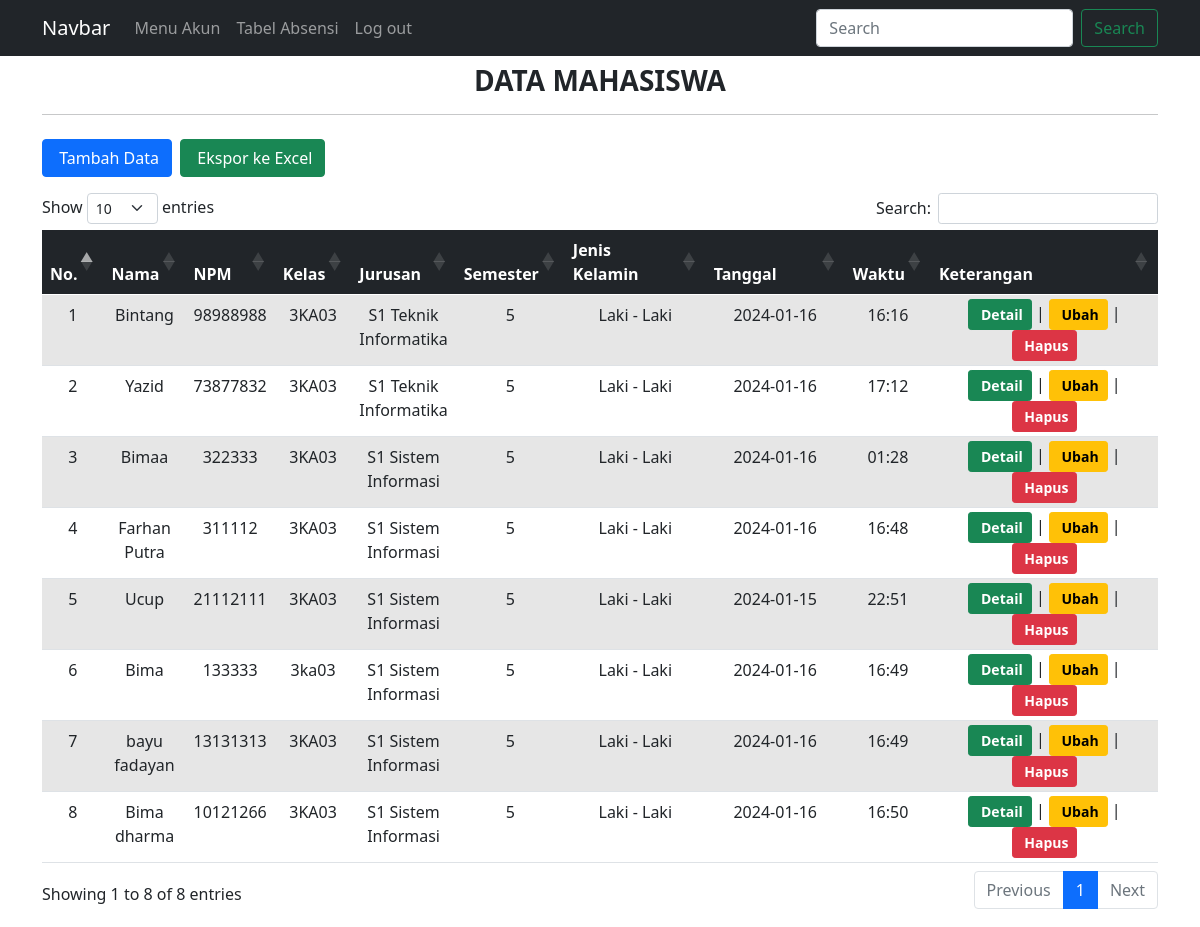
Page /halaman_admin.php on the committed database.
### tables this page shows
CREATE TABLE `mahasiswa` (
  `id` int(11) NOT NULL,
  `nim` varchar(8) NOT NULL,
  `nama` varchar(50) NOT NULL,
  `kelas` varchar(5) NOT NULL,
  `jurusan` enum('S1 Sistem Informasi','S1 Teknik Informatika','D3 Sistem Informasi') NOT NULL,
  `jk` enum('Laki - Laki','Perempuan') NOT NULL,
  `Tanggal` date DEFAULT NULL,
  `waktu` varchar(8) DEFAULT NULL,
  `Semester` varchar(2) NOT NULL,
  `catatan` varchar(500) NOT NULL
);

### koneksi.php (called while the page is built, shortened)
<?php
$koneksi = mysqli_connect("localhost", "root", "", "multi_user");
function query($query)
{
    global $koneksi;
    $result = mysqli_query($koneksi, $query);
    $rows = [];
    while ($row = mysqli_fetch_assoc($result)) {
        $rows[] = $row;
    }
    return $rows;
}
?>

### halaman_admin.php (the view, shortened to what this page needs)
<?php
require 'koneksi.php';
$siswa = query("SELECT * FROM mahasiswa ORDER BY nim DESC");
?>
<!DOCTYPE html>
<html lang="en">
<head>
    <link rel="stylesheet" href="https://cdn.datatables.net/1.10.23/css/dataTables.bootstrap5.min.css">
    <link rel="stylesheet" href="https://cdn.jsdelivr.net/npm/bootstrap@5.0.0-beta1/dist/css/bootstrap.min.css">
    <link href="https://cdn.jsdelivr.net/npm/bootstrap@5.0.2/dist/css/bootstrap.min.css" rel="stylesheet">
</head>
<body>
    <nav class="navbar navbar-expand-lg navbar-dark bg-dark ">
  <div class="container">
    <a class="navbar-brand" href="halaman_admin.php">Navbar</a>
    <div class="collapse navbar-collapse" id="navbarSupportedContent">
      <ul class="navbar-nav me-auto mb-2 mb-lg-0">
        <li class="nav-item">
          <a class="nav-link" aria-current="page" href="akun.php">Menu Akun</a>
        <li class="nav-item">
        <li class="nav-item">
          <a class="nav-link" aria-current="page" href="halaman_admin.php">Tabel Absensi</a>
        <li class="nav-item">
          <a class="nav-link" href="logout.php" tabindex="-1" aria-disabled="true">Log out</a>
        </li>
      </ul>
      <form class="d-flex">
        <input class="form-control me-2" type="search" placeholder="Search" aria-label="Search">
        <button class="btn btn-outline-success" type="submit">Search</button>
      </form>
    </div>
  </div>
</nav>
    <div class="container">
        <div class="row my-2">
            <div class="col-md">
                <h3 class="text-center fw-bold text-uppercase">Data Mahasiswa</h3>
                <hr>
            </div>
        </div>
        <div class="row my-2">
            <div class="col-md">
                <a href="addDataadmin.php" class="btn btn-primary"><i class="bi bi-person-plus-fill"></i>&nbsp;Tambah Data</a>
                <a href="export.php" target="_blank" class="btn btn-success ms-1"><i class="bi bi-file-earmark-spreadsheet-fill"></i>&nbsp;Ekspor ke Excel</a>
            </div>
        </div>
        <div class="row my-3">
            <div class="col-md">
                <table id="data" class="table table-striped table-responsive table-hover text-center" style="width:100%">
                    <thead class="table-dark">
                        <tr>
                            <th>No.</th>
                            <th>Nama</th>
                            <th>NPM</th>
                            <th>Kelas</th>
                            <th>Jurusan</th>
                            <th>Semester</th>
                            <th>Jenis Kelamin</th>
                            <th>Tanggal</th>
                            <th>Waktu</th>
                            <th>Keterangan</th>
                        </tr>
                    </thead>
                    <tbody>
                        <?php $no = 1; ?>
                        <?php foreach ($siswa as $row) : ?>
                            <tr>
                                <td><?= $no++; ?></td>
                                <td><?= $row['nama']; ?></td>
                                <td><?= $row['nim']; ?></td>
                                <td><?= $row['kelas']; ?></td>
                                <td><?= $row['jurusan']; ?></td>
                                <td><?= $row['Semester']; ?></td>
                                <td style="width: 200px;" ><?= $row['jk']; ?></td>
                                <td style="width: 200px;"><?= $row['Tanggal']; ?></td>
                                <td><?= $row['waktu']; ?></td>
                                <td style="width: 400px; height: 50px; margin-right: 3px; padding: 4px;">
                                    <button class="btn btn-success btn-sm text-white detail" data-id="<?= $row['nim']; ?>" style="font-weight: 600;"><i class="bi bi-info-circle-fill"></i>&nbsp;Detail</button> |
                                    <a href="ubah.php?nim=<?= $row['nim']; ?>" class="btn btn-warning btn-sm" style="font-weight: 600;"><i class="bi bi-pencil-square"></i>&nbsp;Ubah</a> |
                                    <a href="hapus.php?nim=<?= $row['nim']; ?>" class="btn btn-danger btn-sm" style="font-weight: 600;" onclick="return confirm('Apakah anda yakin ingin menghapus data <?= $row['nama']; ?> ?');"><i class="bi bi-trash-fill"></i>&nbsp;Hapus</a>
                                </td>
                            </tr>
                        <?php endforeach; ?>
                    </tbody>
                </table>
            </div>
        </div>
    </div>
</body>
</html>

### rows in the picture
mahasiswa: nama "Bintang", nim "98988988", kelas "3KA03", jurusan "S1 Teknik Informatika", Semester "5", jk "Laki - Laki", Tanggal "2024-01-16", waktu "16:16"
mahasiswa: nama "Yazid", nim "73877832", kelas "3KA03", jurusan "S1 Teknik Informatika", Semester "5", jk "Laki - Laki", Tanggal "2024-01-16", waktu "17:12"
mahasiswa: nama "Bimaa", nim "322333", kelas "3KA03", jurusan "S1 Sistem Informasi", Semester "5", jk "Laki - Laki", Tanggal "2024-01-16", waktu "01:28"
mahasiswa: nama "Farhan Putra", nim "311112", kelas "3KA03", jurusan "S1 Sistem Informasi", Semester "5", jk "Laki - Laki", Tanggal "2024-01-16", waktu "16:48"
mahasiswa: nama "Ucup", nim "21112111", kelas "3KA03", jurusan "S1 Sistem Informasi", Semester "5", jk "Laki - Laki", Tanggal "2024-01-15", waktu "22:51"
mahasiswa: nama "Bima", nim "133333", kelas "3ka03", jurusan "S1 Sistem Informasi", Semester "5", jk "Laki - Laki", Tanggal "2024-01-16", waktu "16:49"
mahasiswa: nama "bayu fadayan", nim "13131313", kelas "3KA03", jurusan "S1 Sistem Informasi", Semester "5", jk "Laki - Laki", Tanggal "2024-01-16", waktu "16:49"
mahasiswa: nama "Bima dharma", nim "10121266", kelas "3KA03", jurusan "S1 Sistem Informasi", Semester "5", jk "Laki - Laki", Tanggal "2024-01-16", waktu "16:50"
